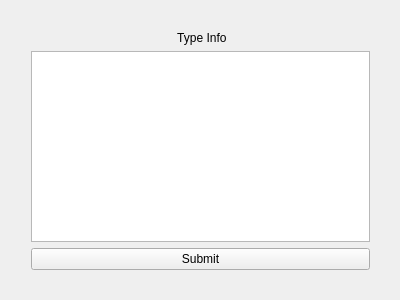
<?xml version="1.0" encoding="UTF-8"?>
<ui version="4.0">
 <class>civaBase</class>
 <widget class="QWidget" name="civaBase">
  <property name="geometry">
   <rect>
    <x>0</x>
    <y>0</y>
    <width>400</width>
    <height>300</height>
   </rect>
  </property>
  <property name="windowTitle">
   <string>civaBase</string>
  </property>
  <widget class="QWidget" name="">
   <property name="geometry">
    <rect>
     <x>20</x>
     <y>20</y>
     <width>361</width>
     <height>261</height>
    </rect>
   </property>
   <layout class="QGridLayout" name="gridLayout">
    <item row="0" column="0">
     <widget class="QLabel" name="typLabel">
      <property name="text">
       <string>                                            Type Info</string>
      </property>
     </widget>
    </item>
    <item row="1" column="0">
     <widget class="QTextEdit" name="textEdit"/>
    </item>
    <item row="2" column="0">
     <widget class="QPushButton" name="subButton">
      <property name="text">
       <string>Submit</string>
      </property>
     </widget>
    </item>
   </layout>
  </widget>
 </widget>
 <layoutdefault spacing="6" margin="11"/>
 <resources/>
 <connections/>
</ui>
